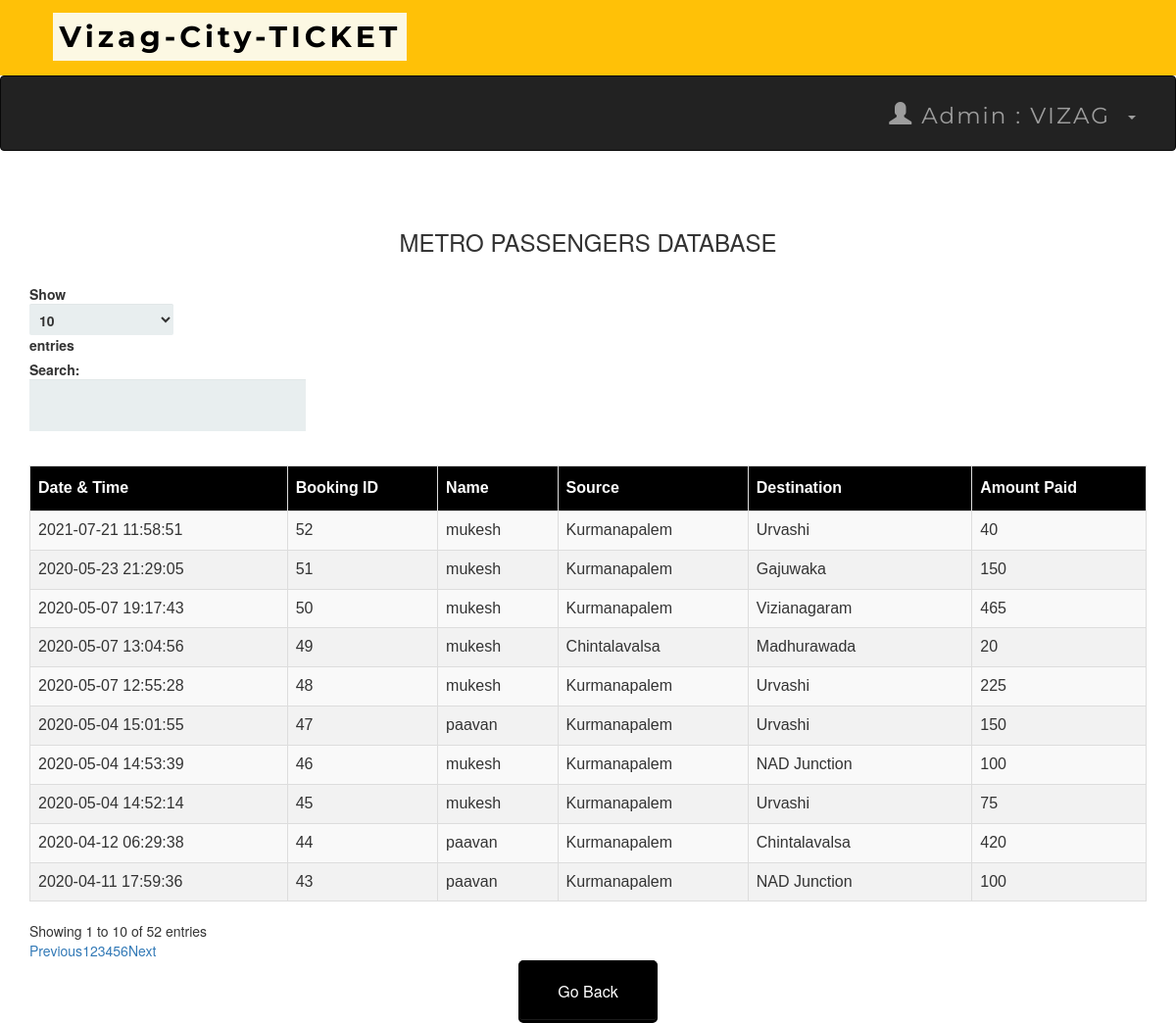
/admintraindb.php (signed in), run on the app's committed database.
### tables this page shows
CREATE TABLE `transactions` (
  `T_No.` int(10) NOT NULL,
  `email` varchar(50) NOT NULL,
  `source` varchar(50) NOT NULL,
  `dest` varchar(50) NOT NULL,
  `Name` varchar(50) NOT NULL,
  `Class` varchar(25) NOT NULL,
  `Type` varchar(25) NOT NULL,
  `NoOfpass` int(11) NOT NULL,
  `card_no` int(25) NOT NULL,
  `expmonth` int(2) NOT NULL,
  `expyear` int(2) NOT NULL,
  `cvv` int(3) NOT NULL,
  `pin` int(4) NOT NULL,
  `Date` datetime NOT NULL DEFAULT current_timestamp(),
  `Amt` int(10) NOT NULL,
  `Route` varchar(25) NOT NULL
);

### admintraindb.php (the view, shortened to what this page needs)
<?php
include 'connect.php' ;
include 'adminheader.php';
?>
 <!DOCTYPE html>
 <html>
 <link rel='stylesheet' href='index.css'>
      <head>
           <link rel="stylesheet" href="https://maxcdn.bootstrapcdn.com/bootstrap/3.3.6/css/bootstrap.min.css" />
           <link rel="stylesheet" href="https://cdn.datatables.net/1.10.12/css/dataTables.bootstrap.min.css" />
      </head>
      <body>
           <br /><br />
           <div class="container">
                <h3 align="center">METRO PASSENGERS DATABASE</h3>
                <br />
                <div class="table-responsive">
                     <table id="data" class="table table-striped table-bordered">
                          <thead>
                               <tr>
                                    <th> Date & Time</th>
                                    <th> Booking ID  </th>
                                    <th> Name </th>
                                    <th> Source </th>
                                    <th> Destination </th>
                                    <th> Amount Paid</th>
                               </tr>
                          </thead>
                          <tbody>
  <?php
   $result = mysqli_query($connect , "select * From transactions");
  while ($row = mysqli_fetch_assoc($result)):
  ?>
  <tr>
    <td><?php echo $row['Date']; ?></td>
    <td><?php echo $row['T_No.']; ?></td>
    <td><?php echo $row['Name']; ?></td>
    <td><?php echo $row['source']; ?></td>
    <td><?php echo $row['dest']; ?></td>
    <td><?php echo $row['Amt']; ?></td>
    </tr>
  <?php endwhile; ?>
</tbody>
                     </table>
                </div>
           </div>
      </body>
 </html>
<table align='center'>
<tr>
  <td><a href='admin.php'><button style="background-color: black ; border-color:black "  ><span style="color:white">Go Back </span> </button></a></td>
 </tr>

### index.css (style rules this page uses)
*, *:before, *:after { -moz-box-sizing: border-box; -webkit-box-sizing: border-box; box-sizing: border-box; }
a { text-decoration:none; }
td { text-align: center; }
button { padding: 19px 39px 18px 39px; color: #FFF; background-color: #a8db34; font-size: 18px; text-align: center; font-style: normal; border-radius: 5px; width: 100%; border: 1px solid #71db34; border-width: 1px 1px 3px; box-shadow: 0 -1px 0 rgba(255,255,255,0.1) inset; margin-bottom: 10px; }

### admintraindb.php (style rules this page uses)
table#data { font-size:16px; font-family: "Trebuchet MS", Arial, Helvetica, sans-serif; border-collapse: collapse; border-spacing: 0; width: 100%; }
#data td, #data th { border: 1px solid #ddd; text-align: left; padding: 8px; }
#data tr:nth-child(even) { background-color: #f2f2f2 }
#data th { padding-top: 11px; padding-bottom: 11px; background-color: black; color: white; }

### data on the page
transactions: Date "2020-04-11 17:59:36", value "43", Name "paavan", source "Kurmanapalem", dest "NAD Junction", Amt "100"
transactions: Date "2020-04-12 06:29:38", value "44", Name "paavan", source "Kurmanapalem", dest "Chintalavalsa", Amt "420"
transactions: Date "2020-05-04 14:52:14", value "45", Name "mukesh", source "Kurmanapalem", dest "Urvashi", Amt "75"
transactions: Date "2020-05-04 14:53:39", value "46", Name "mukesh", source "Kurmanapalem", dest "NAD Junction", Amt "100"
transactions: Date "2020-05-04 15:01:55", value "47", Name "paavan", source "Kurmanapalem", dest "Urvashi", Amt "150"
transactions: Date "2020-05-07 12:55:28", value "48", Name "mukesh", source "Kurmanapalem", dest "Urvashi", Amt "225"
transactions: Date "2020-05-07 13:04:56", value "49", Name "mukesh", source "Chintalavalsa", dest "Madhurawada", Amt "20"
transactions: Date "2020-05-07 19:17:43", value "50", Name "mukesh", source "Kurmanapalem", dest "Vizianagaram", Amt "465"
transactions: Date "2020-05-23 21:29:05", value "51", Name "mukesh", source "Kurmanapalem", dest "Gajuwaka", Amt "150"
transactions: Date "2021-07-21 11:58:51", value "52", Name "mukesh", source "Kurmanapalem", dest "Urvashi", Amt "40"

### other printed values
$_SESSION['name'] "VIZAG"
